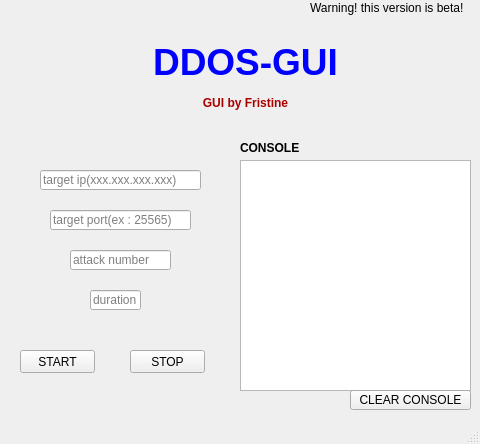
<?xml version="1.0" encoding="UTF-8"?>
<ui version="4.0">
 <class>MainWindow</class>
 <widget class="QMainWindow" name="MainWindow">
  <property name="geometry">
   <rect>
    <x>0</x>
    <y>0</y>
    <width>480</width>
    <height>444</height>
   </rect>
  </property>
  <property name="minimumSize">
   <size>
    <width>480</width>
    <height>444</height>
   </size>
  </property>
  <property name="maximumSize">
   <size>
    <width>480</width>
    <height>444</height>
   </size>
  </property>
  <property name="windowTitle">
   <string>MainWindow</string>
  </property>
  <widget class="QWidget" name="centralwidget">
   <widget class="QLabel" name="title">
    <property name="geometry">
     <rect>
      <x>130</x>
      <y>40</y>
      <width>231</width>
      <height>71</height>
     </rect>
    </property>
    <property name="statusTip">
     <string/>
    </property>
    <property name="styleSheet">
     <string notr="true">PY-DDOS</string>
    </property>
    <property name="text">
     <string>&lt;html&gt;&lt;head/&gt;&lt;body&gt;&lt;p align=&quot;center&quot;&gt;&lt;span style=&quot; font-size:28pt; font-weight:600; color:#0000ff;&quot;&gt;DDOS-GUI&lt;/span&gt;&lt;/p&gt;&lt;p align=&quot;center&quot;&gt;&lt;span style=&quot; font-weight:600; color:#aa0000;&quot;&gt;GUI by Fristine&lt;/span&gt;&lt;/p&gt;&lt;/body&gt;&lt;/html&gt;</string>
    </property>
   </widget>
   <widget class="QLabel" name="version_info">
    <property name="geometry">
     <rect>
      <x>310</x>
      <y>0</y>
      <width>171</width>
      <height>16</height>
     </rect>
    </property>
    <property name="text">
     <string>&lt;html&gt;&lt;head/&gt;&lt;body&gt;&lt;p&gt;Warning! this version is beta!&lt;/p&gt;&lt;/body&gt;&lt;/html&gt;</string>
    </property>
   </widget>
   <widget class="QTextEdit" name="console">
    <property name="geometry">
     <rect>
      <x>240</x>
      <y>160</y>
      <width>231</width>
      <height>231</height>
     </rect>
    </property>
    <property name="readOnly">
     <bool>true</bool>
    </property>
    <property name="html">
     <string>&lt;!DOCTYPE HTML PUBLIC &quot;-//W3C//DTD HTML 4.0//EN&quot; &quot;http://www.w3.org/TR/REC-html40/strict.dtd&quot;&gt;
&lt;html&gt;&lt;head&gt;&lt;meta name=&quot;qrichtext&quot; content=&quot;1&quot; /&gt;&lt;style type=&quot;text/css&quot;&gt;
p, li { white-space: pre-wrap; }
&lt;/style&gt;&lt;/head&gt;&lt;body style=&quot; font-family:'Gulim'; font-size:9pt; font-weight:400; font-style:normal;&quot;&gt;
&lt;p style=&quot;-qt-paragraph-type:empty; margin-top:0px; margin-bottom:0px; margin-left:0px; margin-right:0px; -qt-block-indent:0; text-indent:0px;&quot;&gt;&lt;br /&gt;&lt;/p&gt;&lt;/body&gt;&lt;/html&gt;</string>
    </property>
    <property name="placeholderText">
     <string/>
    </property>
   </widget>
   <widget class="QLineEdit" name="ip_select">
    <property name="geometry">
     <rect>
      <x>40</x>
      <y>170</y>
      <width>161</width>
      <height>20</height>
     </rect>
    </property>
    <property name="placeholderText">
     <string>target ip(xxx.xxx.xxx.xxx)</string>
    </property>
   </widget>
   <widget class="QLineEdit" name="port_select">
    <property name="geometry">
     <rect>
      <x>50</x>
      <y>210</y>
      <width>141</width>
      <height>20</height>
     </rect>
    </property>
    <property name="placeholderText">
     <string>target port(ex : 25565)</string>
    </property>
   </widget>
   <widget class="QLineEdit" name="threading_number">
    <property name="geometry">
     <rect>
      <x>70</x>
      <y>250</y>
      <width>101</width>
      <height>20</height>
     </rect>
    </property>
    <property name="placeholderText">
     <string>attack number</string>
    </property>
   </widget>
   <widget class="QLabel" name="console_title">
    <property name="geometry">
     <rect>
      <x>240</x>
      <y>140</y>
      <width>71</width>
      <height>16</height>
     </rect>
    </property>
    <property name="text">
     <string>&lt;html&gt;&lt;head/&gt;&lt;body&gt;&lt;p&gt;&lt;span style=&quot; font-weight:600;&quot;&gt;CONSOLE&lt;/span&gt;&lt;/p&gt;&lt;/body&gt;&lt;/html&gt;</string>
    </property>
   </widget>
   <widget class="QPushButton" name="start_atk">
    <property name="geometry">
     <rect>
      <x>20</x>
      <y>350</y>
      <width>75</width>
      <height>23</height>
     </rect>
    </property>
    <property name="text">
     <string>START</string>
    </property>
   </widget>
   <widget class="QLineEdit" name="duration_input">
    <property name="geometry">
     <rect>
      <x>90</x>
      <y>290</y>
      <width>51</width>
      <height>20</height>
     </rect>
    </property>
    <property name="styleSheet">
     <string notr="true"/>
    </property>
    <property name="text">
     <string/>
    </property>
    <property name="placeholderText">
     <string>duration</string>
    </property>
   </widget>
   <widget class="QPushButton" name="atk_stop">
    <property name="geometry">
     <rect>
      <x>130</x>
      <y>350</y>
      <width>75</width>
      <height>23</height>
     </rect>
    </property>
    <property name="text">
     <string>STOP</string>
    </property>
   </widget>
   <widget class="QPushButton" name="clear_console">
    <property name="geometry">
     <rect>
      <x>350</x>
      <y>390</y>
      <width>121</width>
      <height>20</height>
     </rect>
    </property>
    <property name="text">
     <string>CLEAR CONSOLE</string>
    </property>
   </widget>
  </widget>
  <widget class="QStatusBar" name="statusbar"/>
 </widget>
 <resources/>
 <connections/>
</ui>
